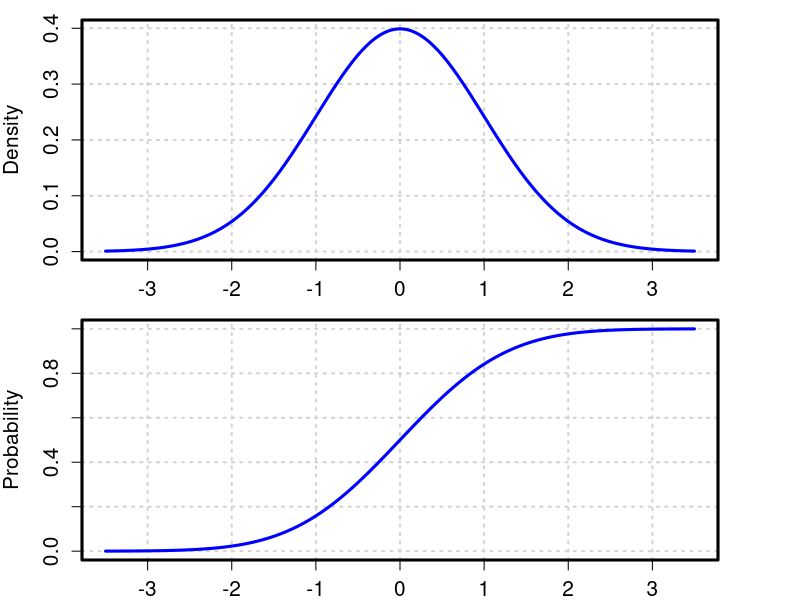
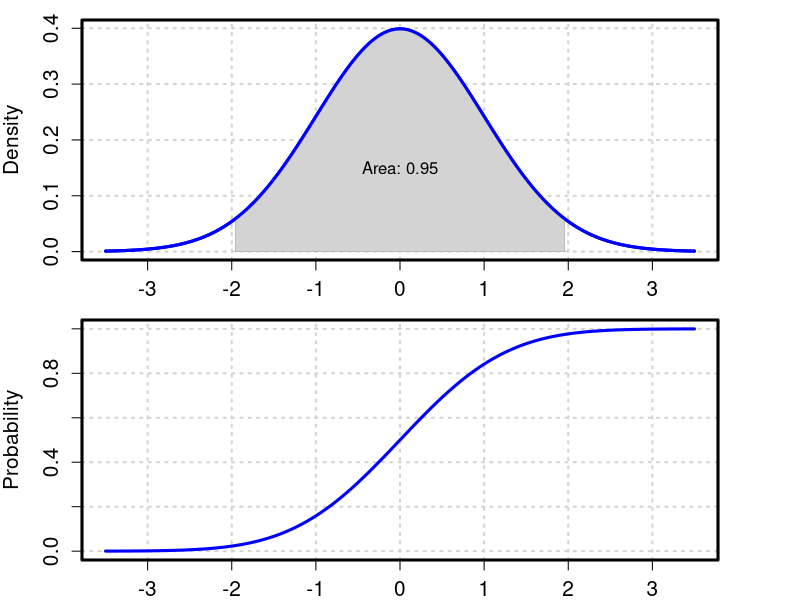

Generate these figures, in order, with R:
## ---- chunk 1
par(mfrow=c(2,1), mar = c(2,4.1,1,4.1))
# draw a plot of the N(0,1) PDF
x <- seq(-3.5,3.5,length=200)
pdf <- dnorm(x)
plot(x,pdf,
      type = "l",
      cex.axis = 1.25, 
      cex.lab = 1.25, 
      xlim = c(-3.5, 3.5),
      ylab = "Density",
      xlab = " ",
      col = "blue",
      lwd = 3,
      panel.first = grid(nx = NULL, 
                        ny = NULL, 
                        col = "lightgray", 
                        lty = "dotted", 
                        lwd = 2)) 
box(which = "plot", 
    lty = "solid", 
    lwd = 3)
# draw a plot of the N(0,1) CDF
x <- seq(-3.5,3.5,length=200)
cdf <- pnorm(x)
plot(x,cdf,
      type = "l",
      cex.axis = 1.25, 
      cex.lab = 1.25, 
      xlim = c(-3.5, 3.5),
      ylab = "Probability",
      xlab = " ",
      col = "blue",
      lwd = 3,
      panel.first = grid(nx = NULL, 
                        ny = NULL, 
                        col = "lightgray", 
                        lty = "dotted", 
                        lwd = 2)) 
box(which = "plot", 
    lty = "solid", 
    lwd = 3)

## ---- chunk 2
par(mfrow=c(2,1), mar = c(2,4.1,1,4.1))
# draw a plot of the N(0,1) PDF

x <- seq(-3.5,3.5,length=200)
pdf <- dnorm(x)
plot(x,pdf,
      type = "l",
      cex.axis = 1.25, 
      cex.lab = 1.25, 
      xlim = c(-3.5, 3.5),
      ylab = "Density",
      xlab = " ",
      col = "blue",
      lwd = 3,
      panel.first = grid(nx = NULL, 
                        ny = NULL, 
                        col = "lightgray", 
                        lty = "dotted", 
                        lwd = 2)) 
box(which = "plot", 
    lty = "solid", 
    lwd = 3)

# The shaded area
xshade <- seq(-1.96,1.96,length=200)
pdfshade <- dnorm(xshade)
polygon(c(-1.96,xshade,1.96),c(0,pdfshade,0), col="lightgray", lwd = 0.1)
lines(x,pdf,
      lwd = 3,
      col="blue")

text(x = 0,y = 0.15,"Area: 0.95")

# draw a plot of the N(0,1) CDF
x <- seq(-3.5,3.5,length=200)
cdf <- pnorm(x)
plot(x,cdf,
      type = "l",
      cex.axis = 1.25, 
      cex.lab = 1.25, 
      xlim = c(-3.5, 3.5),
      ylab = "Probability",
      xlab = " ",
      col = "blue",
      lwd = 3,
      panel.first = grid(nx = NULL, 
                        ny = NULL, 
                        col = "lightgray", 
                        lty = "dotted", 
                        lwd = 2)) 
box(which = "plot",
    lty = "solid",
    lwd = 3)

# segments(1.96, -1, 1.96, pnorm(1.96), col = "black", lty = 2, lwd = 3)
# segments(-4, pnorm(1.96), 1.96, pnorm(1.96), col = "black", lty = 2, lwd = 3)
# mtext('0.975 ', side=2, at=c(-4.5,pnorm(1.96)),las = 2)
# 
# segments(-1.96, -1, -1.96, pnorm(-1.96), col = "black", lty = 2, lwd = 3)
# segments(-4, pnorm(-1.96), -1.96, pnorm(-1.96), col = "black", lty = 2, lwd = 3)
# mtext('0.025 ', side=2, at=c(-4.5,pnorm(-1.96)),las = 2)
